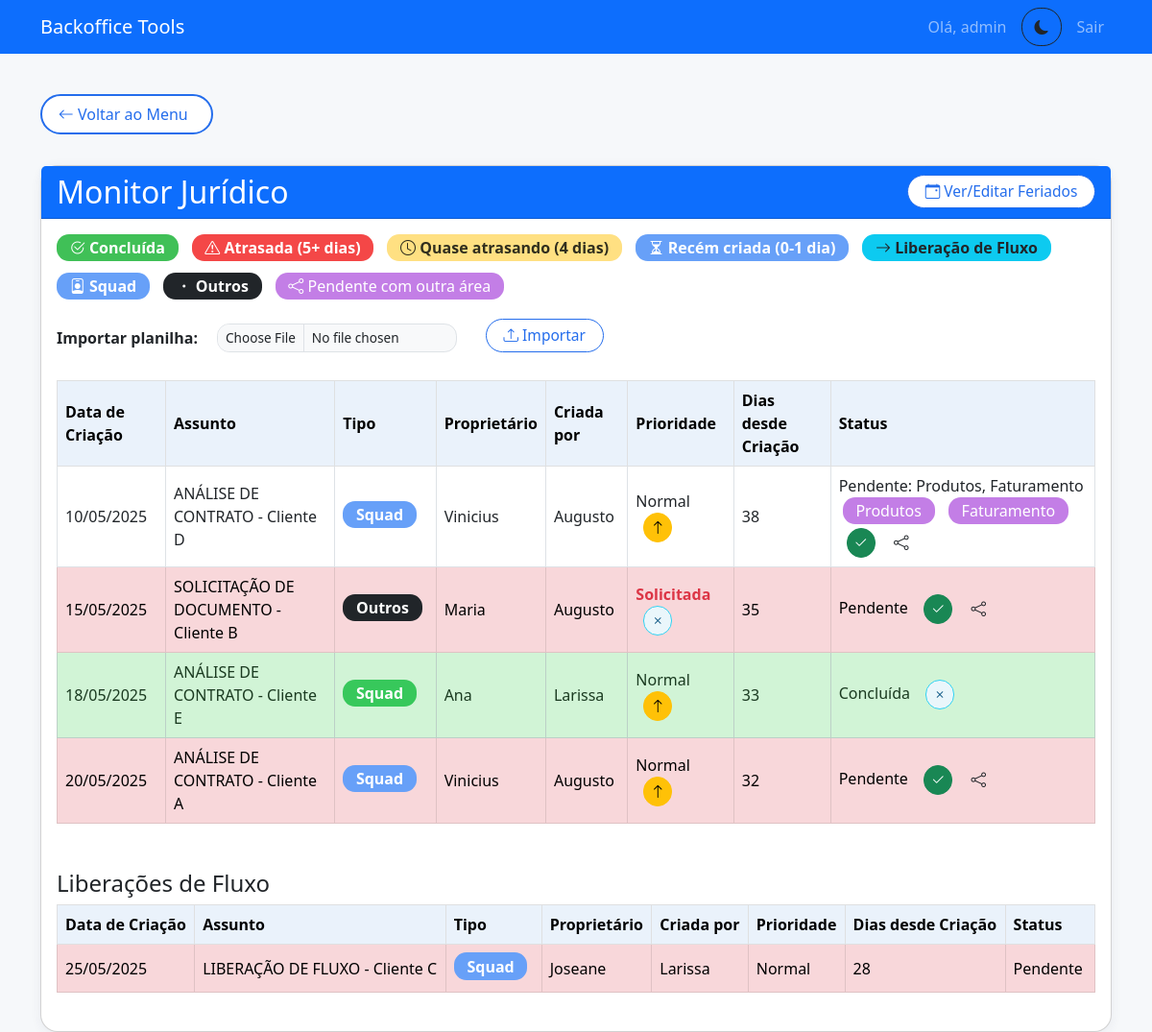
/monitor_juridico (signed in), run on the app's committed database.
### models.py (models this page shows, shortened)
class AtividadeJuridica(db.Model):
    id = db.Column(db.Integer, primary_key=True)
    tipo = db.Column(db.String(120), nullable=True)
    assunto = db.Column(db.String(255), nullable=True)
    data_criacao = db.Column(db.Date, nullable=False)
    proprietario = db.Column(db.String(120), nullable=True)
    criado_por = db.Column(db.String(120), nullable=True)
    prioridade = db.Column(db.String(50), default='Normal')
    status = db.Column(db.String(50), default='Pendente')
    data_ultimo_status = db.Column(db.DateTime, default=datetime.utcnow)
    areas_pendentes = db.Column(db.String(255), nullable=True)

### app.py (the view, shortened to what this page needs)
@app.route('/monitor_juridico', methods=['GET', 'POST'])
@permission_required('can_access_monitor_juridico') # Acesso ao monitor jurídico
def monitor_juridico():
    all_holidays_db = Feriado.query.order_by(Feriado.data).all()
    feriados_for_calc = {f.data for f in all_holidays_db} # Set de objetos date
    feriados_str = [f.format_date_br() for f in all_holidays_db] # Lista de strings para textarea
    erro = None
    all_activities_from_db = AtividadeJuridica.query.all()
    atividades_geral = []
    atividades_liberacao = []
    def primeiro_nome(nome):
        return str(nome).split()[0] if nome else ""
    for row_obj in all_activities_from_db:
        data_criacao = row_obj.data_criacao
        assunto = row_obj.assunto
        proprietario = primeiro_nome(row_obj.proprietario)
        criado_por = primeiro_nome(row_obj.criado_por) # CORREÇÃO: Definição de criado_por
        prioridade = row_obj.prioridade
        current_status_db = row_obj.status
        tipo_atividade = row_obj.tipo # CORREÇÃO: Definição de tipo_atividade
        areas_pendentes_db = row_obj.areas_pendentes
        hoje = datetime.now().date()
        dias = dias_uteis_entre_datas(data_criacao, hoje, feriados_for_calc)
        cor = ''
        status_display = current_status_db
        if str(current_status_db).lower() == 'concluída':
            cor = 'table-success'
            status_display = 'Concluída'
        elif areas_pendentes_db and areas_pendentes_db.strip() and areas_pendentes_db.lower() != 'null':
            cor = 'table-area-externa'
            status_display = f"Pendente: {areas_pendentes_db.replace(',', ', ')}"
        elif isinstance(dias, int) and dias >= 5:
            cor = 'table-danger'
            status_display = 'Atrasada'
        elif isinstance(dias, int) and dias == 4:
            cor = 'table-warning'
            status_display = 'Quase atrasando'
        elif isinstance(dias, int) and dias <= 1:
            cor = 'table-primary'
            status_display = 'Recém criada'
        else:
            status_display = 'Pendente'
        atividade_dict = {
            'id': row_obj.id,
            'data_criacao': data_criacao.strftime('%d/%m/%Y'),
            'assunto': assunto,
            'proprietario': proprietario,
            'criador': criado_por, # Usar a variável definida
            'prioridade': prioridade,
            'status': status_display,
            'dias': dias,
            'cor': cor,
            'tipo': tipo_atividade, # Usar a variável definida
            'original_status': current_status_db,
            'areas_pendentes': areas_pendentes_db
        } ## TEST
        if 'liberação de fluxo' in assunto.lower():
            atividades_liberacao.append(atividade_dict)
        else:
            atividades_geral.append(atividade_dict)
    atividades_geral = sorted(atividades_geral, key=lambda x: datetime.strptime(x['data_criacao'], "%d/%m/%Y"), reverse=False)
    atividades_liberacao = sorted(atividades_liberacao, key=lambda x: datetime.strptime(x['data_criacao'], "%d/%m/%Y"), reverse=False)
    return render_template(
        'monitor_juridico.html',
        atividades=atividades_geral,
        liberacoes=atividades_liberacao,
        feriados=feriados_str,
        erro=erro,
        now=datetime.now()
    )

### templates/monitor_juridico.html (shortened to what this page needs)
{% extends "base.html" %}
{% block content %}
<a href="{{ url_for('menu') }}" class="btn btn-outline-primary mb-3">
    <i class="bi bi-arrow-left"></i> Voltar ao Menu
</a>
<div class="card mt-3">
    <div class="card-header bg-primary text-white d-flex justify-content-between align-items-center">
        <h2 class="mb-0">Monitor Jurídico</h2>
        <div class="d-flex align-items-center">
            <button type="button" class="btn btn-outline-primary btn-sm ms-2" data-bs-toggle="modal" data-bs-target="#modalFeriados" style="min-width:140px;">
                <i class="bi bi-calendar-event"></i> Ver/Editar Feriados
            </button>
        </div>
    </div>
    <div class="card-body">
        <div class="mb-3 d-flex flex-wrap gap-2 align-items-center">
            <span class="badge bg-success"><i class="bi bi-check2-circle"></i> Concluída</span>
            <span class="badge bg-danger"><i class="bi bi-exclamation-triangle"></i> Atrasada (5+ dias)</span>
            <span class="badge bg-warning text-dark"><i class="bi bi-clock"></i> Quase atrasando (4 dias)</span>
            <span class="badge bg-primary"><i class="bi bi-hourglass-split"></i> Recém criada (0-1 dia)</span>
            <span class="badge bg-info text-dark"><i class="bi bi-arrow-right"></i> Liberação de Fluxo</span>
            <span class="badge bg-primary text-white"><i class="bi bi-person-badge"></i> Squad</span>
            <span class="badge bg-dark text-white"><i class="bi bi-dot"></i> Outros</span>
            <span class="badge bg-area"><i class="bi bi-share"></i> Pendente com outra área</span>
        </div>
        <form method="post" enctype="multipart/form-data" class="d-flex align-items-center mb-4" style="gap:12px;">
            <label for="file" class="form-label mb-0 me-2"><strong>Importar planilha:</strong></label>
            <input class="form-control form-control-sm" style="width:250px;max-width:250px;display:inline-block;" type="file" id="file" name="file" accept=".xlsx,.xls">
            <button class="btn btn-outline-primary btn-sm ms-2" type="submit">
                <i class="bi bi-upload"></i> Importar
            </button>
        </form>
        <div class="table-responsive">
            <table class="table table-bordered align-middle" id="tabelaAtividades">
                <thead class="table-light">
                    <tr>
                        <th>Data de Criação</th>
                        <th>Assunto</th>
                        <th>Tipo</th>
                        <th>Proprietário</th>
                        <th>Criada por</th>
                        <th>Prioridade</th>
                        <th>Dias desde Criação</th>
                        <th>Status</th>
                    </tr>
                </thead>
                <tbody id="tbodyAtividades">
                    {% for a in atividades %}
                        <tr class="{{ a.cor }}" data-original-class="{{ a.cor }}" data-id="{{ a.id }}" data-dias="{{ a.dias }}">
                            <td>{{ a.data_criacao }}</td>
                            <td>{{ a.assunto }}</td>
                            <td>
                                {% if a.tipo and a.tipo.lower().startswith('squad') %}
                                    <span class="badge bg-primary">Squad</span>
                                {% elif a.tipo and a.tipo.lower() == 'outros' %}
                                    <span class="badge bg-dark">Outros</span>
                                {% elif a.tipo %}
                                    <span class="badge bg-success">{{ a.tipo }}</span>
                                {% else %}
                                    <span class="badge bg-secondary">Não informado</span>
                                {% endif %}
                            </td>
                            <td>{{ a.proprietario }}</td>
                            <td>{{ a.criador }}</td>
                            <td>
                                <span class="prioridade-label">{% if a.prioridade == 'Solicitada' %}<b class="text-danger">Solicitada</b>{% else %}{{ a.prioridade or 'Normal'}}{% endif %}</span>
                                <button type="button" class="btn btn-warning btn-sm btn-prioridade ms-2" title="Priorizar"
                                        {% if a.prioridade == 'Solicitada' %}style="display:none;"{% endif %}>
                                    <i class="bi bi-arrow-up"></i>
                                </button>
                                <button type="button" class="btn btn-outline-secondary btn-sm btn-desprioridade ms-2" title="Remover Prioridade"
                                        {% if a.prioridade != 'Solicitada' %}style="display:none;"{% endif %}>
                                    <i class="bi bi-x"></i>
                                </button>
                            </td>
                            <td>{{ a.dias }}</td>
                            <td>
                                <span class="span-status">{% if a.original_status.lower() == 'concluída' %}Concluída{% elif a.areas_pendentes and a.areas_pendentes != 'null' %}Pendente: {{ a.areas_pendentes.replace(',', ', ') }}{% else %}{{ a.original_status or '' }}{% endif %}</span>
                                <span class="badges-area ms-1">
                                    {% if a.areas_pendentes and a.areas_pendentes != 'null' %}
                                        {% for area in a.areas_pendentes.split(',') %}
                                            <span class="badge bg-area ms-1 mb-1" data-area="{{ area.strip() }}">{{ area.strip() }}</span>
                                        {% endfor %}
                                    {% endif %}
                                </span>
                                <button type="button" class="btn btn-success btn-sm btn-status ms-2" title="Marcar como concluída"
                                    {% if a.original_status.lower() == 'concluída' %}style="display:none;"{% endif %}>
                                    <i class="bi bi-check2"></i>
                                </button>
                                <button type="button" class="btn btn-outline-secondary btn-sm btn-desstatus ms-2" title="Desmarcar concluída"
                                    {% if a.original_status.lower() != 'concluída' %}style="display:none;"{% endif %}>
                                    <i class="bi bi-x"></i>
                                </button>
                                <button type="button" class="btn btn-outline-area btn-outraarea ms-2" title="Marcar como pendente com outra área"
                                    {% if a.original_status.lower() == 'concluída' %}style="display:none;"{% endif %}>
                                    <i class="bi bi-share"></i>
                                </button>
                            </td>
                        </tr>
                    {% endfor %}
                </tbody>
            </table>
        </div>
        {% if liberacoes %}
        <h4 class="mt-4 mb-2">Liberações de Fluxo</h4>
        <div class="table-responsive">
            <table class="table table-bordered align-middle" id="tabelaLiberacoes">
                <thead class="table-light">
                    <tr>
                        <th>Data de Criação</th>
                        <th>Assunto</th>
                        <th>Tipo</th>
                        <th>Proprietário</th>
                        <th>Criada por</th>
                        <th>Prioridade</th>
                        <th>Dias desde Criação</th>
                        <th>Status</th>
                    </tr>
                </thead>
                <tbody id="tbodyLiberacoes">
                    {% for l in liberacoes %}
                        <tr class="{{ l.cor }}" data-original-class="{{ l.cor }}" data-id="{{ l.id }}" data-dias="{{ l.dias }}">
                            <td>{{ l.data_criacao }}</td>
                            <td>{{ l.assunto }}</td>
                            <td>
                                {% if l.tipo and l.tipo.lower().startswith('squad') %}
                                    <span class="badge bg-primary">Squad</span>
                                {% elif l.tipo and l.tipo.lower() == 'outros' %}
                                    <span class="badge bg-dark">Outros</span>
                                {% elif l.tipo %}
                                    <span class="badge bg-success">{{ l.tipo }}</span>
                                {% else %}
                                    <span class="badge bg-secondary">Não informado</span>
                                {% endif %}
                            </td>
                            <td>{{ l.proprietario }}</td>
                            <td>{{ l.criador }}</td>
                            <td><span class="prioridade-label">{{ l.prioridade or 'Normal'}}</span></td>
                            <td>{{ l.dias }}</td>
                            <td>
                                <span class="span-status">{% if l.original_status.lower() == 'concluída' %}Concluída{% elif l.areas_pendentes and l.areas_pendentes != 'null' %}Pendente: {{ l.areas_pendentes.replace(',', ', ') }}{% else %}{{ l.original_status or '' }}{% endif %}</span>
                            </td>
                        </tr>
                    {% endfor %}
                </tbody>
            </table>
        </div>
        {% endif %}
    </div>
</div>
{% endblock %}

### data on the page
AtividadeJuridica: data_criacao "10/05/2025", assunto "ANÁLISE DE CONTRATO - Cliente D", shows "Squad", proprietario "Vinicius", criador "Augusto", prioridade "Normal", dias "38", areas_pendentes.replace "Produtos, Faturamento", strip "Produtos" "Faturamento"
AtividadeJuridica: data_criacao "15/05/2025", assunto "SOLICITAÇÃO DE DOCUMENTO - Cliente B", tipo "Outros", proprietario "Maria", criador "Augusto", prioridade "Solicitada", dias "35", status "Pendente"
AtividadeJuridica: data_criacao "18/05/2025", assunto "ANÁLISE DE CONTRATO - Cliente E", shows "Squad", proprietario "Ana", criador "Larissa", prioridade "Normal", dias "33", status "Concluída"
AtividadeJuridica: data_criacao "20/05/2025", assunto "ANÁLISE DE CONTRATO - Cliente A", shows "Squad", proprietario "Vinicius", criador "Augusto", prioridade "Normal", dias "32", status "Pendente"
AtividadeJuridica: data_criacao "25/05/2025", assunto "LIBERAÇÃO DE FLUXO - Cliente C", shows "Squad", proprietario "Joseane", criador "Larissa", prioridade "Normal", dias "28", status "Pendente"

### other printed values
{{ session['username'] }} "admin"
